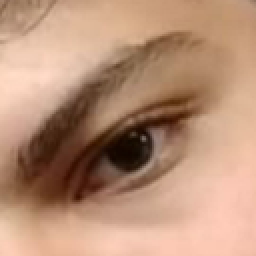
#> input picture bbr.png, 128 x 128 px (shown 2 times larger)
$ python gifception.py
#> lines starting #> are read from the running program, lines starting #| are printed output that depends on the picture
#> in test, bbr_pil is the input picture: PIL image 128x128 RGBA; mean R, G, B, A 184.1, 144.3, 119.4, 255
#!/usr/bin/env python3
# written by bruno02468
# implements the relevant tooling for making them GIFs

# Pillow is required
try:
  from PIL import Image
except:
  print("Install Pillow. May I suggest `pip3 install pillow`?")
  raise

# some standard libs too
import sys, os, operator, math, copy
from multiprocessing import Process, Queue
from tempfile import TemporaryDirectory


# why not
class GifceptionException(Exception):
  pass

# extends image with anchor capabilities and zoom-in and whatnot, all in-place
class AnchoredImage():
  # configs for anchored images
  _default_config = {
    "max_pixels": 8e8,
    "resampler": Image.BICUBIC
  }

  def __init__(self, img, anchor = (0.5, 0.5), relative = True, config = None):
    self.img = img
    self.config = config or copy.copy(AnchoredImage._default_config)
    if relative:
      self.rel_anchor = anchor
    else:
      self.set_anchor_absolute(anchor)

  def size(self):
    return (self.img.width, self.img.height)

  def scale(self, factor, max_pixels = None):
    max_pixels = max_pixels or self.config["max_pixels"]
    w, h = self.size()
    npx = w*h*factor**2
    if npx > self.config["max_pixels"] and self.config["max_pixels"] > 0:
      raise ValueError(
        f"Scaling attempt would exceed the maximum amount of pixels ({npx} > "
        f"{max_pixels})"
      )
    new_size = (int(w*factor), int(h*factor))
    self.img = self.img.resize(new_size, self.config["resampler"])

  # computes a box for zooming in
  # [24 lines left out: functions _zoom_in_box, zoom_in, anchor_absolute, not called in this run]

  # set an anchor by absolute position
  def set_anchor_absolute(self, p):
#> called with p = (66, 76)
    x, y = p
    w, h = self.size()
#> w = 128; h = 128
    if x > w or y > h:
      return ValueError(f"Anchor {p} is out of bounds ({w}x{h})")
    self.rel_anchor = (x/w, y/h)
#> self.rel_anchor = (0.516, 0.594)

  # get absolute position of anchor
  def get_anchor_absolute(self):
    rx, ry = self.rel_anchor
    w, h = self.size()
    return (rx*w, ry*h)

  # paste onto this
  def paste(self, img, box = None, mask = None):
    if isinstance(img, Image.Image):
      self.img.paste(img, box, mask)
    elif isinstance(img, AnchoredImage):
      self.img.paste(img.img, box, mask)
    else:
      raise TypeError("Can only paste Image.Image or AnchoredImage")

  # paste another anchored image onto this one, so their anchors coincide
  def paste_aligned(self, img):
    ax, ay = self.get_anchor_absolute()
    bx, by = img.get_anchor_absolute()
    offset = (math.ceil(ax-bx), math.ceil(ay-by))
    self.paste(img, offset)

  # kinda meant to save time
  def save(self, *args, **kwargs):
    self.img.save(*args, **kwargs)

  # copy
  def __copy__(self):
    return AnchoredImage(self.img, self.anchor)

  # deep copy
  def __deepcopy__(self, memo):
    return AnchoredImage(self.img.copy(), self.rel_anchor)


# frame-making worker
class FrameWorker(Process):
  # [33 lines left out: functions __init__, make_frame, run, not called in this run]


# this is there the magic happens
class Gifception():
  # the config thing stores values that will dictate the functioning of this
  # whole module
  _default_config = {
    "max_pixels": 8e8,
    "num_processes": 1
  }

  # the params thing stores values specific to the creation of an animation
  _default_params = {
    "preup": 2,
    "inner_scale": 4,
    "downscale": 2,
    "num_frames": 120,
    "fps": 60,
    "paste_within": True
  }

  def __init__(self, base_image, config = None, params = None):
    self.load_image(base_image)
    self.config = config or copy.copy(Gifception._default_config)
    self.params = params or copy.copy(Gifception._default_params)
    self.nested_base = None
    self.frame_workers = set()

  def load_image(self, img):
    if isinstance(img, Image.Image):
      self.base_image = AnchoredImage(imge)
    elif isinstance(img, AnchoredImage):
      self.base_image = img
    else:
      raise TypeError("Need an Image or AnchoredImage!")

  def get_anchor_relative(self):
    return self.base_image.rel_anchor

  def get_anchor_absolute(self):
    return self.base_image.get_anchor_absolute()

  def set_anchor_relative(self, pt):
    self.base_image.set_anchor_relative(pt)

  def set_anchor_absolute(self, pt):
    self.base_image.set_anchor_absolute(pt)

  # prepares the image which will be used as base for the looping-in
  def prepare_nested_base(self):
    self.nested_base = copy.deepcopy(self.base_image)
    self.nested_base.scale(self.params["preup"])
    mini = copy.deepcopy(self.base_image)
    s = 1/self.params["inner_scale"]
    mini.scale(self.params["preup"]*s)
#> call 2 of scale, with factor = 0.2
#> in scale (call 2), `self.img = self.img.resize(new_size, self.config["resampler"])`:
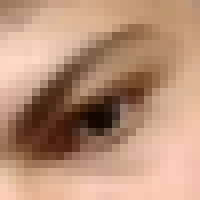
#> self.img: PIL image 25x25 RGBA (shown 8 times larger); mean R, G, B, A 184.1, 144.4, 119.5, 255
    true_scale = s
    # paste until we liiterally cannot (Pillow raises when the image is too
    # small to further downscale)
    while True:
      try:
        self.nested_base.paste_aligned(mini)
        mini.scale(s)
        true_scale *= s
      except ValueError:
        break
#> after the loop, true_scale = 0.0025

  # this one makes a tempdir object, starts filling it up with frames, returns
  # the tempdir object. hey, the directory is nuked at the end of said object's
  # lifetime, so be careful with it!
  # some multithreading magic happens here too...
  def start_making_frames(self):
    if len(self.frame_workers):
      raise GifceptionException("Frame generation still in progress!")
    if self.nested_base is None:
      self.prepare_nested_base()
    td = TemporaryDirectory(prefix = "gifception_")
    nt = self.config["num_processes"]
    nf = self.params["num_frames"]
    # prepare the list of frames to be consumed
    qin_l = list(range(1, nf+1)) + [None]*nt
#> (the run stopped early here; a loop or call above may not have finished)
